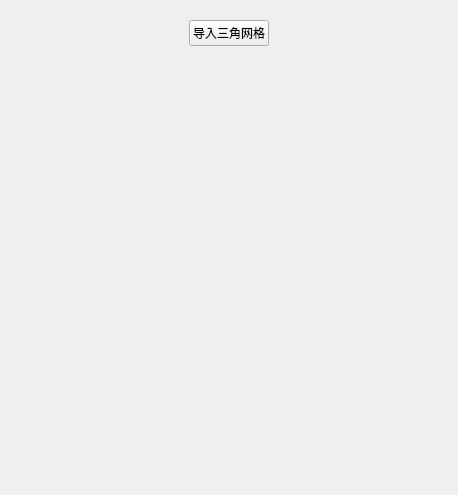
<?xml version="1.0" encoding="UTF-8"?>
<ui version="4.0">
 <class>GradientFilling_SurfaceMesh</class>
 <widget class="QWidget" name="GradientFilling_SurfaceMesh">
  <property name="geometry">
   <rect>
    <x>0</x>
    <y>0</y>
    <width>458</width>
    <height>495</height>
   </rect>
  </property>
  <property name="windowTitle">
   <string>Form</string>
  </property>
  <layout class="QVBoxLayout" name="verticalLayout">
   <item>
    <widget class="QWidget" name="widget" native="true">
     <layout class="QHBoxLayout" name="horizontalLayout">
      <item>
       <spacer name="horizontalSpacer">
        <property name="orientation">
         <enum>Qt::Horizontal</enum>
        </property>
        <property name="sizeHint" stdset="0">
         <size>
          <width>40</width>
          <height>20</height>
         </size>
        </property>
       </spacer>
      </item>
      <item>
       <widget class="QPushButton" name="pushButton_ImportTriMesh">
        <property name="text">
         <string>导入三角网格</string>
        </property>
       </widget>
      </item>
      <item>
       <spacer name="horizontalSpacer_2">
        <property name="orientation">
         <enum>Qt::Horizontal</enum>
        </property>
        <property name="sizeHint" stdset="0">
         <size>
          <width>40</width>
          <height>20</height>
         </size>
        </property>
       </spacer>
      </item>
     </layout>
    </widget>
   </item>
   <item>
    <spacer name="verticalSpacer">
     <property name="orientation">
      <enum>Qt::Vertical</enum>
     </property>
     <property name="sizeHint" stdset="0">
      <size>
       <width>20</width>
       <height>40</height>
      </size>
     </property>
    </spacer>
   </item>
  </layout>
 </widget>
 <resources/>
 <connections/>
</ui>
